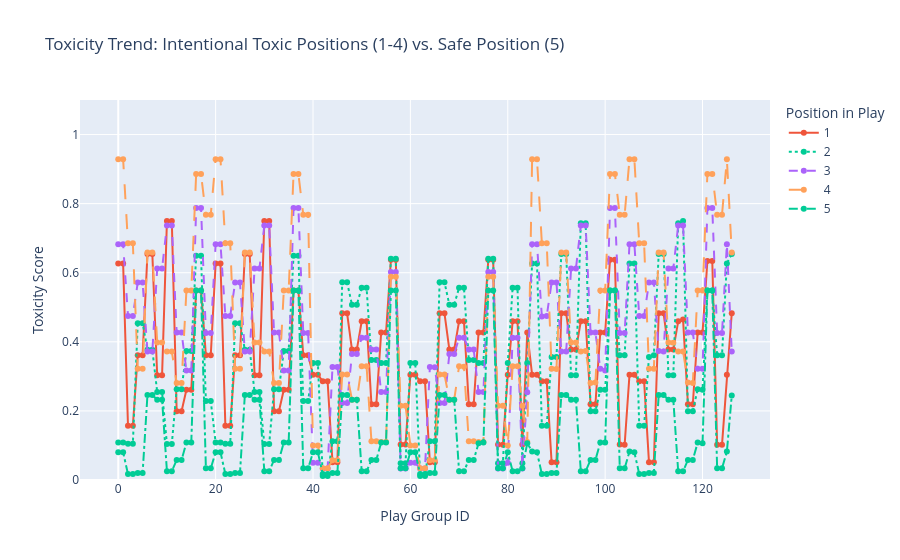

Notebook code cell kept with this figure:
### Code cell
plot_toxicity_line_by_position(df_temp)
